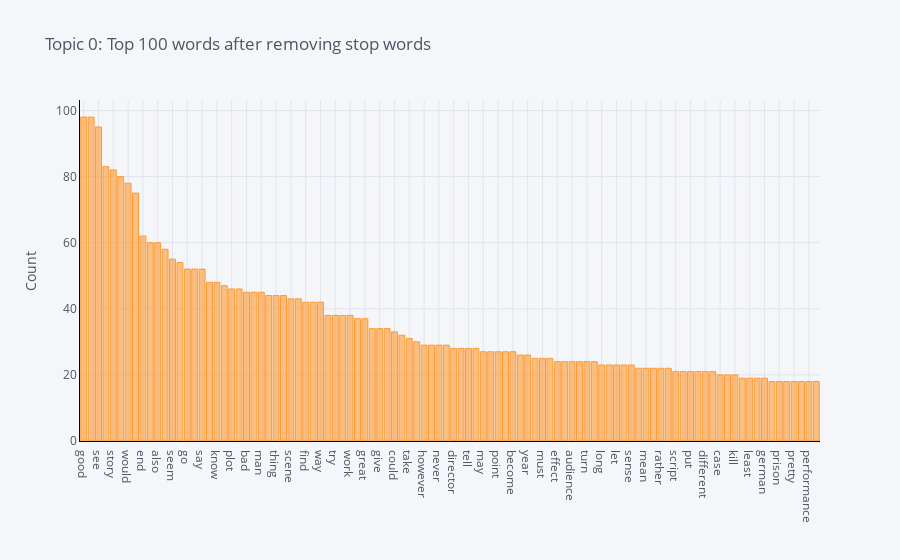

Notebook cell for this chart:
### Markdown cell above
<a id = "1.0"></a>
<p style="font-size:20px;color:#34656d;font-family:'Comic Sans MS';text-align:left;border-radius:5px;">
<strong>Visualización</strong></p>

### Code cell
plot_model(model=lda, plot='frequency')

### Figure 1 — Plotly figure (JSON) as saved in the notebook; plotly's stock layout.template omitted (floating-point values rounded to 4 significant figures)
{"data": [{"marker": {"color": "rgba(255, 153, 51, 0.6)", "line": {"color": "rgba(255, 153, 51, 1.0)", "width": 1}}, "name": "count", "orientation": "v", "text": "", "type": "bar", "x": ["good", "character", "see", "well", "story", "even", "would", "time", "end", "look", "also", "show", "seem", "think", "go", "feel", "say", "really", "know", "come", "plot", "much", "bad", "make", "man", "life", "thing", "use", "scene", "first", "find", "many", "way", "horror", "try", "watch", "work", "people", "great", "little", "give", "action", "could", "act", "take", "start", "however", "play", "never", "want", "director", "real", "tell", "interesting", "may", "part", "point", "quite", "become", "almost", "year", "enough", "must", "leave", "effect", "fan", "audience", "right", "turn", "actor", "long", "set", "let", "fact", "sense", "mind", "mean", "human", "rather", "back", "script", "place", "put", "last", "different", "dead", "case", "minute", "kill", "short", "least", "reality", "german", "shoot", "prison", "attempt", "pretty", "still", "performance", "maybe"], "y": [98, 98, 95, 83, 82, 80, 78, 75, 62, 60, 60, 58, 55, 54, 52, 52, 52, 48, 48, 47, 46, 46, 45, 45, 45, 44, 44, 44, 43, 43, 42, 42, 42, 38, 38, 38, 38, 37, 37, 34, 34, 34, 33, 32, 31, 30, 29, 29, 29, 29, 28, 28, 28, 28, 27, 27, 27, 27, 27, 26, 26, 25, 25, 25, 24, 24, 24, 24, 24, 24, 23, 23, 23, 23, 23, 22, 22, 22, 22, 22, 21, 21, 21, 21, 21, 21, 20, 20, 20, 19, 19, 19, 19, 18, 18, 18, 18, 18, 18, 18]}], "layout": {"legend": {"bgcolor": "#F5F6F9", "font": {"color": "#4D5663"}}, "paper_bgcolor": "#F5F6F9", "plot_bgcolor": "#F5F6F9", "title": {"font": {"color": "#4D5663"}, "text": "Topic 0: Top 100 words after removing stop words"}, "xaxis": {"gridcolor": "#E1E5ED", "linecolor": "black", "showgrid": true, "tickfont": {"color": "#4D5663"}, "title": {"font": {"color": "#4D5663"}, "text": ""}, "zerolinecolor": "#E1E5ED"}, "yaxis": {"gridcolor": "#E1E5ED", "linecolor": "black", "showgrid": true, "tickfont": {"color": "#4D5663"}, "title": {"font": {"color": "#4D5663"}, "text": "Count"}, "zerolinecolor": "#E1E5ED"}}}
